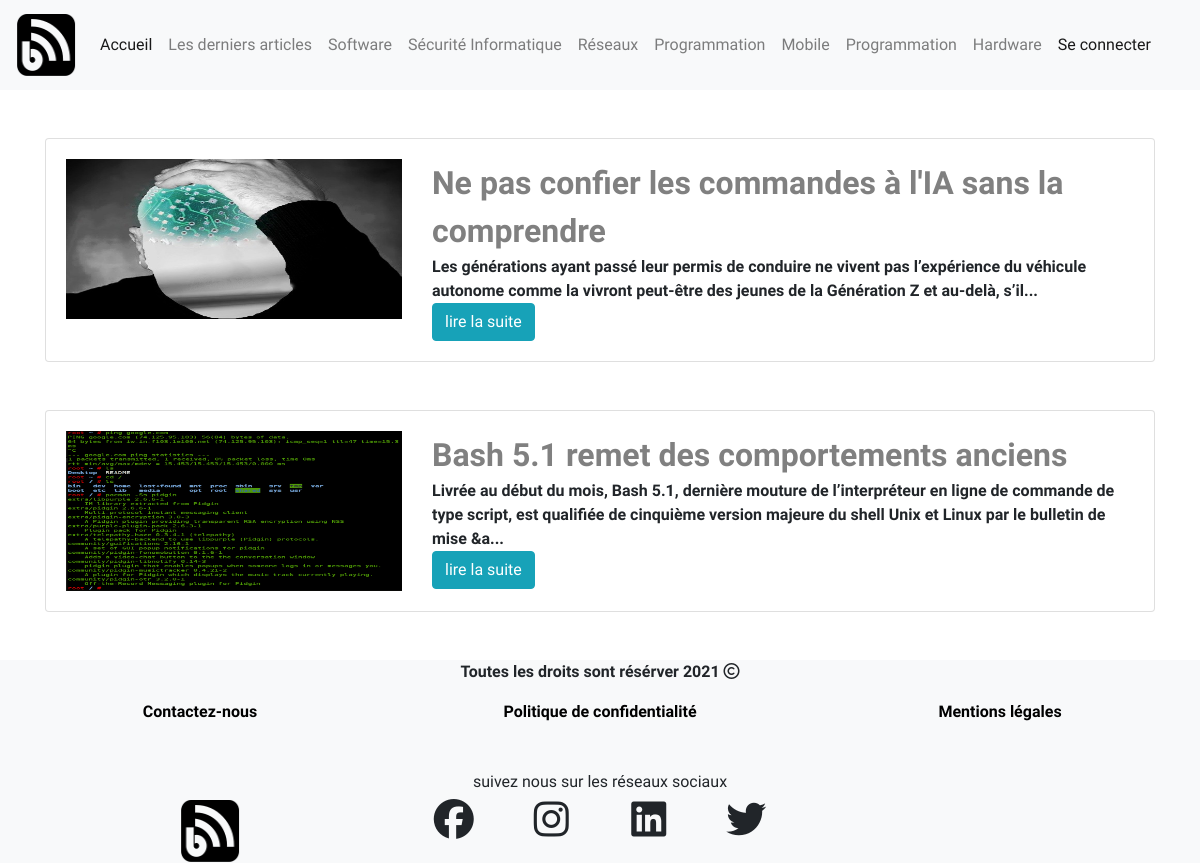
The page /cats/Software on the database its author committed.
### tables this page shows
CREATE TABLE `posts` (
  `id` int(11) NOT NULL,
  `title` varchar(233) NOT NULL,
  `content` text NOT NULL,
  `auteur` int(11) NOT NULL,
  `create_at` timestamp NOT NULL DEFAULT current_timestamp()
);

CREATE TABLE `images` (
  `id` int(11) NOT NULL,
  `post_id` int(11) NOT NULL,
  `img_url` varchar(233) NOT NULL,
  `create_at` timestamp NOT NULL DEFAULT current_timestamp() ON UPDATE current_timestamp()
);

### app/Models/Model.php (called while the page is built, shortened)
<?php
abstract class Model
{
    protected $db;
    protected $table;
    public function __construct(DBConnection $db)
    {
        $this->db = $db;
    }
    public function findByCat(string $nom_de_cat): Model
    {
        return $this->query("SELECT * FROM {$this->table} WHERE nom_de_cat = ?", [$nom_de_cat], true);
    }
    public function query(string $sql, array $param = null, bool $single = null)
    {
        $method = is_null($param) ? 'query' : 'prepare';
        $fetch = is_null($single) ? 'fetchAll' : 'fetch';
        $stmt = $this->db->getPDO()->$method($sql);
        $stmt->setFetchMode(PDO::FETCH_CLASS, get_class($this), [$this->db]);
        if($method === 'query')
        {
            return $stmt->$fetch();
        }else
        {
            $stmt->execute($param);
            return $stmt->$fetch();
        }
    }
}

### database/DBConnection.php (called while the page is built, shortened)
<?php
class DBConnection
{
private $dbname;
private $host;
private $username;
private $password;
private $pdo;
public function __construct(string $dbname, string $host, string $username, string $password)
{
    $this->dbname = $dbname;
    $this->host = $host;
    $this->username = $username;
    $this->password = $password;
}
public function getPDO(): PDO
{
    return $this->pdo ?? $this->pdo = new PDO("mysql:dbname={$this->dbname};host={$this->host}",
    $this->username, $this->password, [
    PDO::ATTR_ERRMODE => PDO::ERRMODE_EXCEPTION,
    PDO::ATTR_DEFAULT_FETCH_MODE => PDO::FETCH_OBJ ,
    PDO::MYSQL_ATTR_INIT_COMMAND => 'SET CHARACTER SET UTF8'
    ]);
}
}

### app/Controllers/CategoriesController.php (called while the page is built, shortened)
<?php
class CategoriesController  extends Controller
{
    public function cat(string $nom_de_cat)
    {
         $cat = (new Cat($this->getDB()))->findByCat($nom_de_cat);
         return $this->view('blog.categories', compact('cat'));
    }
}

### routes/Route.php (called while the page is built, shortened)
<?php
Class Route{
    public $path;
    public $action;
    public $matches;
    public function __construct($path, $action)
    {
        $this->path = trim ($path, '/');
        $this->action = $action;
    }
    public function matches(string $url)
    {
        $path = preg_replace('#:([\w]+)#', '([^/]+)', $this->path);
        $pathToMatch = "#^$path$#";
        if(preg_match($pathToMatch, $url, $matches))
        {
            $this->matches = $matches;
            return true;
        }
        else
        {
            return false;
        }
    }
    public function execute()
    {
        $params = explode('@', $this->action);
        $controller = new $params[0](new DBConnection ('blog', 'localhost', 'root', ''));
        $method = $params[1];
        return  isset($this->matches[1]) ? $controller->$method($this->matches[1]) : $controller->$method();
    }
}

### routes/Router.php (called while the page is built, shortened)
<?php
class Router{
    public $url;
    public $routes = [];
    public function __construct($url)
    {
        $this->url = trim($url, '/');
    }
    public function get(string $path, string $action)
    {
        $this->routes['GET'][]= new Route($path, $action);
    }
    public function post(string $path, string $action)
    {
        $this->routes['POST'][]= new Route($path, $action);
    }
    public function run()
    {
        foreach ($this->routes[$_SERVER['REQUEST_METHOD']] as $route)
        {
            if ($route->matches($this->url)){
                return $route->execute();
            }
        }
        throw new NotFoundException("La page demander Introuvable");
    }
}

### public/index.php (called while the page is built, shortened)
<?php
$router = new Router($_GET['url']);
$router->get('/posts', 'App\Controllers\BlogController@index');
$router->get('/', 'App\Controllers\BlogController@welcome');
$router->get('/posts/:id', 'App\Controllers\BlogController@show');
$router->get('/tags/:id', 'App\Controllers\TagsController@tag');
$router->get('/cats/:id', 'App\Controllers\CategoriesController@cat');
$router->get('/posts/:page', 'App\Controllers\Admin\PostController@index');
$router->get('/admin/posts', 'App\Controllers\Admin\PostController@index');
$router->post('/admin/posts/delete/:id', 'App\Controllers\Admin\PostController@delete');
$router->get('/admin/posts/edit/:id', 'App\Controllers\Admin\PostController@edit');
$router->post('/admin/posts/edit/:id', 'App\Controllers\Admin\PostController@update');
$router->get('/admin/posts/create', 'App\Controllers\Admin\PostController@create');
$router->post('/admin/posts/create', 'App\Controllers\Admin\PostController@createpost');
$router->post('/comment', 'App\Controllers\CommentController@comment');
$router->get('/admin/posts/images', 'App\Controllers\Admin\ImagesController@index');
$router->get('/admin/posts/editImage/:id', 'App\Controllers\Admin\ImagesController@edit');
$router->post('/admin/posts/editImage/:id', 'App\Controllers\Admin\ImagesController@update');
$router->post('/admin/cat/delete/:id', 'App\Controllers\Admin\CategoriesController@delete');
$router->get('/admin/cat/create', 'App\Controllers\Admin\CategoriesController@create');
$router->post('/admin/cat/create', 'App\Controllers\Admin\CategoriesController@createCat');
$router->get('/admin/cat', 'App\Controllers\Admin\CategoriesController@index');
$router->get('/admin/cat/edit/:id', 'App\Controllers\Admin\CategoriesController@edit');
$router->post('/admin/cat/edit/:id', 'App\Controllers\Admin\CategoriesController@update');
$router->get('/login', 'App\Controllers\UserController@login');
$router->post('/login', 'App\Controllers\UserController@loginPost');
$router->get('/register', 'App\Controllers\RegisterController@register');
$router->post('/register/create', 'App\Controllers\RegisterController@RegisterUser');
$router->get('/login/logout', 'App\Controllers\UserController@logOut');
try{
$router->run();
}
catch(NotFoundException $e)
{
    return $e->Exception404();
}

### app/Controllers/Controller.php (called while the page is built, shortened)
<?php
 class Controller
{
    protected $db;
    public function __construct(DBConnection $db)
    {
        $this->db = $db;
    }
    protected function view(string $path, $params = null)
    {
        $path = str_replace('.', DIRECTORY_SEPARATOR, $path);
        require VIEWS . $path . '.php';
        require VIEWS . 'layout.php';
    }
    protected function getDB()
    {
        return $this->db;
    }
}

### app/Models/Cat.php (called while the page is built, shortened)
<?php
class Cat extends Model
{
    public function getPosts()
    {
        return $this->query("
        SELECT * FROM posts p INNER JOIN cat_post pc ON pc.post_id = p.id INNER JOIN images i
        ON pc.post_id = i.post_id  WHERE  pc.id_cat = ? ORDER BY p.id DESC" , [$this->id]);
    }
    public function getExcerpt(): string
    {
        return substr($this->content, 0, 250).'...';
    }
}

### views/blog/categories.php (the view)
<?php foreach ($params['cat']->getPosts() as $post): ?>
<div class="card mt-5">
    <div class="card-body">
    <div class="row">
    <div class="col-lg-4 col-md-4 col-sm-4">
        <img src="<?= $post->img_url ?>" class="img-cat" alt="">
        </div>
    <div class="col-lg-8 col-md-8 col-sm-8">
        <a href="../posts/<?= $post->post_id ?>" class="cat-link"><?= $post->title ?></a>
        <br>
        <?= strip_tags(htmlspecialchars_decode($post->getExcerpt()))  ?>
        <br>
        <a href="http://localhost/mvc/posts/<?= $post->post_id ?>" class="">
        <button class="btn btn-info">lire la suite</button></a>
        </div>
        </div>
    </div>
</div>
<?php endforeach ?>

### public/css/style.css (style rules this page uses)
body { font-family: 'Baloo 2', cursive; }
.img-cat { width: 100%; height: 20vh; }
.cat-link { text-decoration: none; color: brown; font-size: 4vh; font-weight: bold; }
.card { font-weight: bold; }
.card a { text-decoration: none; color: gray; }

### rows shown on the page
posts: images.img_url (picture), title "Ne pas confier les commandes à l'IA sans la comprendre", content "Les générations ayant passé leur permis de conduire ne vivent pas l’expérience du véhicule autonome comme la vivront peut-être des jeunes de la Génération Z et au-delà, s’il..."
posts: images.img_url (picture), title "Bash 5.1 remet des comportements anciens", content "Livrée au début du mois, Bash 5.1, dernière mouture de l’interpréteur en ligne de commande de type script, est qualifiée de cinquième version majeure du shell Unix et Linux par le bulletin de mise &a..."
